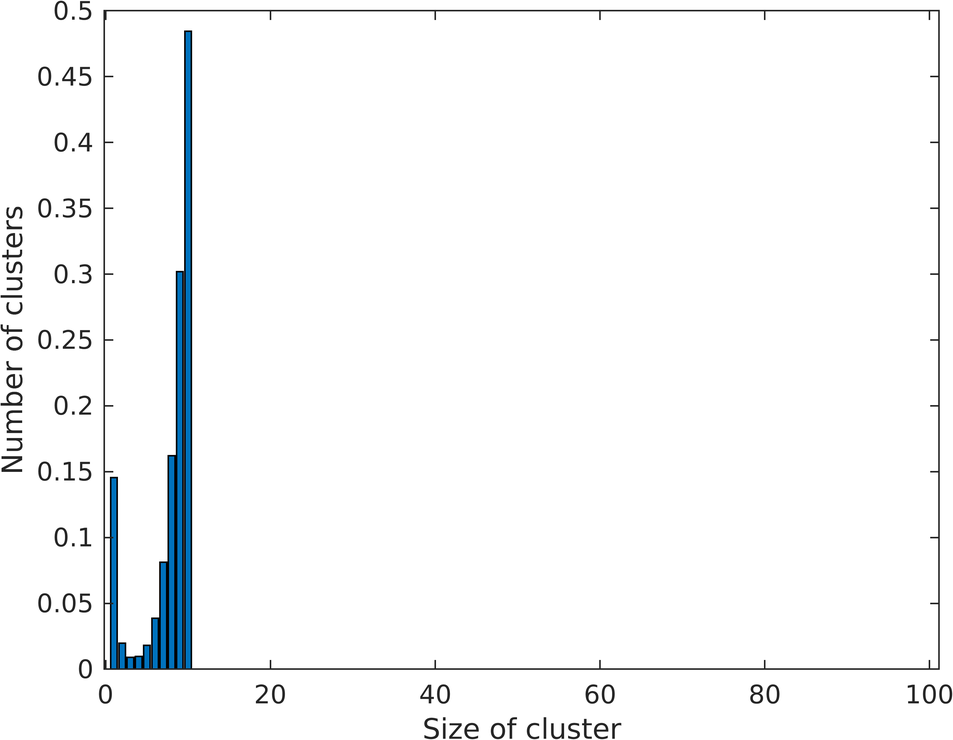
#> input picture homogeneous/coag_and_shed_bar/Compare kernel/K_cst_IC_10_t_1000.png, 953 x 740 px, shrunk from 3095 x 2404 before the run
$ python plots_kernel_compare.py
#> lines starting #> are read from the running program, lines starting #| are printed output that depends on the picture
import scipy.io
import numpy as np
import matplotlib.pyplot as plt
import matplotlib.image as mpimg

img1 = mpimg.imread('K_cst_IC_10_t_1000.png')
#> img1 is the input picture: shape (740, 953, 3) float32; mean R, G, B 0.967, 0.972, 0.975
img2 = mpimg.imread('K_cst_IC_100_t_1000.png')
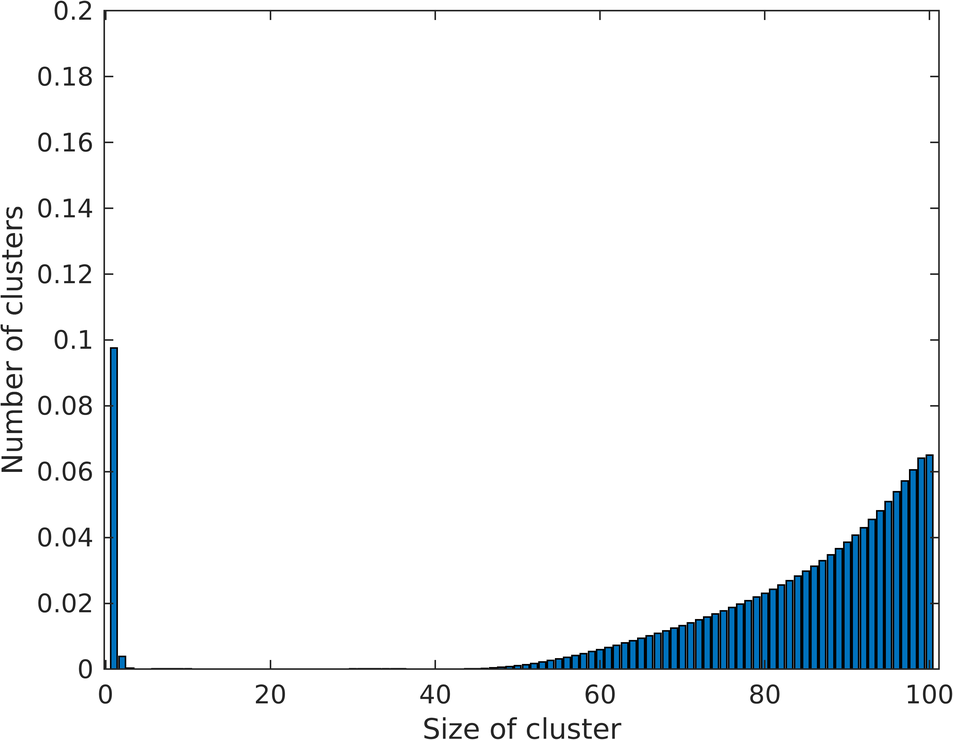
#> input picture homogeneous/coag_and_shed_bar/Compare kernel/K_cst_IC_100_t_1000.png, 953 x 740 px, shrunk from 3095 x 2404 before the run
#> img2 is the input picture: shape (740, 953, 3) float32; mean R, G, B 0.938, 0.951, 0.959
img3 = mpimg.imread('K_cst_IC_100_t_1000.png')
img4 = mpimg.imread('K_mult_IC_10_t_1000.png')
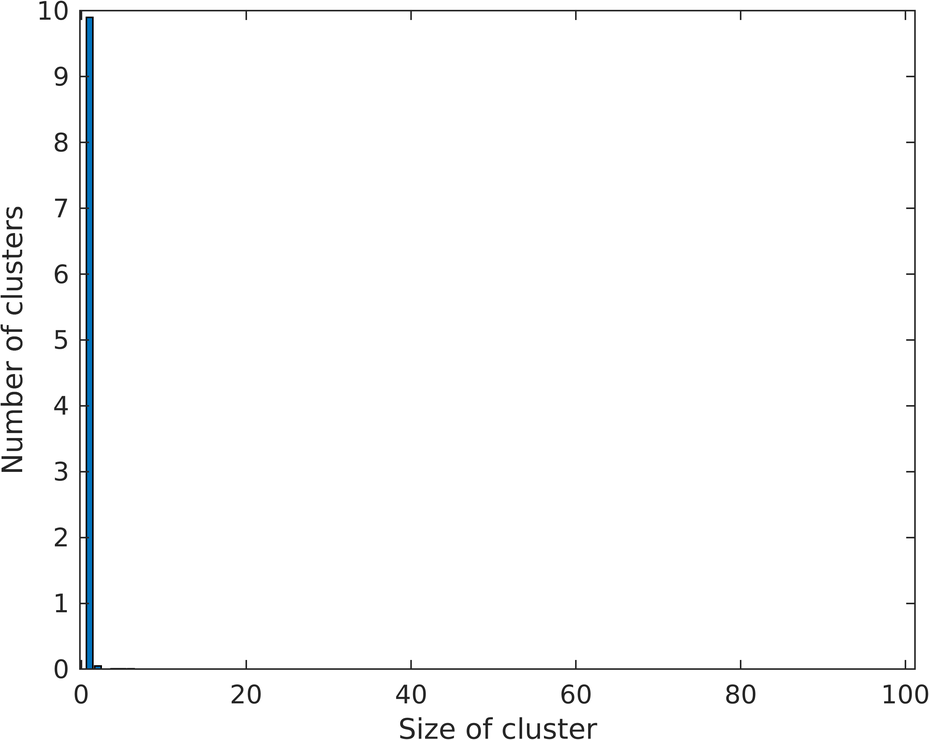
#> input picture homogeneous/coag_and_shed_bar/Compare kernel/K_mult_IC_10_t_1000.png, 929 x 740 px, shrunk from 3016 x 2404 before the run
#> img4 is the input picture: shape (740, 929, 3) float32; mean R, G, B 0.98, 0.982, 0.983
img5 = mpimg.imread('K_mult_IC_100_t_100000_almost_steady_zoomed_out.png')
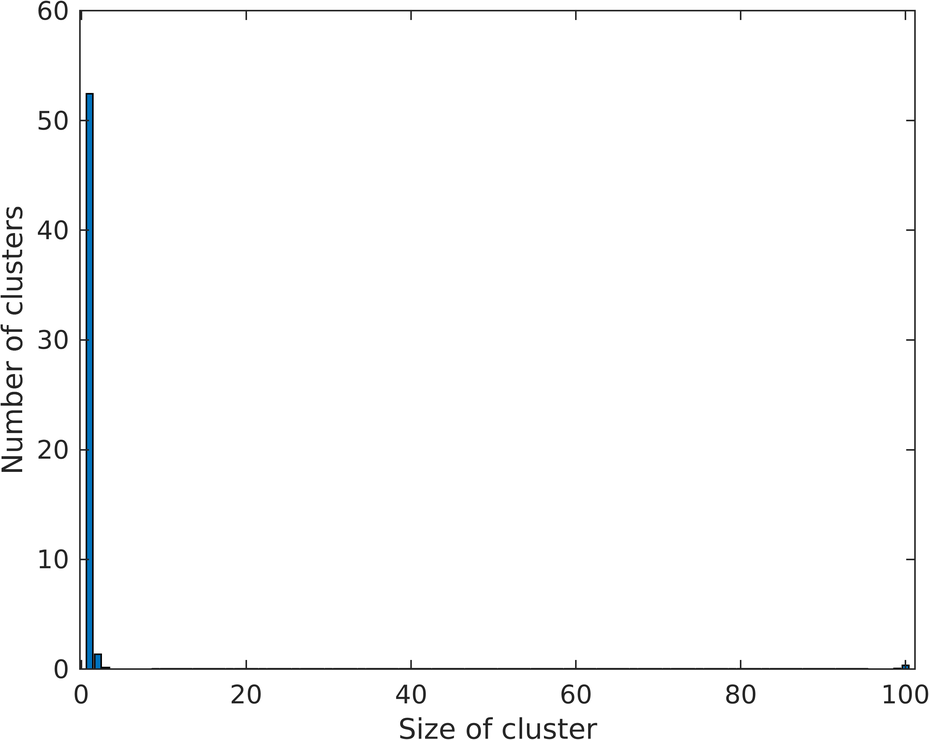
#> input picture homogeneous/coag_and_shed_bar/Compare kernel/K_mult_IC_100_t_100000_almost_steady_zoomed_out.png, 929 x 740 px, shrunk from 3016 x 2404 before the run
#> img5 is the input picture: shape (740, 929, 3) float32; mean R, G, B 0.98, 0.982, 0.983
img6 = mpimg.imread('K_mult_IC_1000_t_100000_almost_steady_zoomed_out.png')
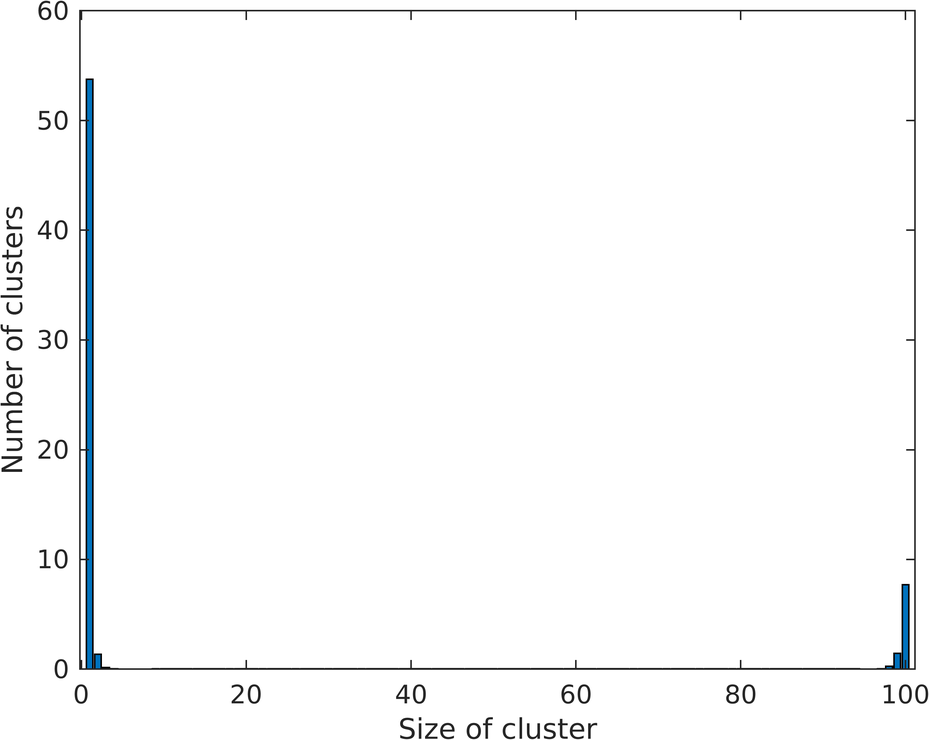
#> input picture homogeneous/coag_and_shed_bar/Compare kernel/K_mult_IC_1000_t_100000_almost_steady_zoomed_out.png, 929 x 740 px, shrunk from 3016 x 2404 before the run
#> img6 is the input picture: shape (740, 929, 3) float32; mean R, G, B 0.979, 0.981, 0.982
img7 = mpimg.imread('K_diff_IC_10_t_1000.png')
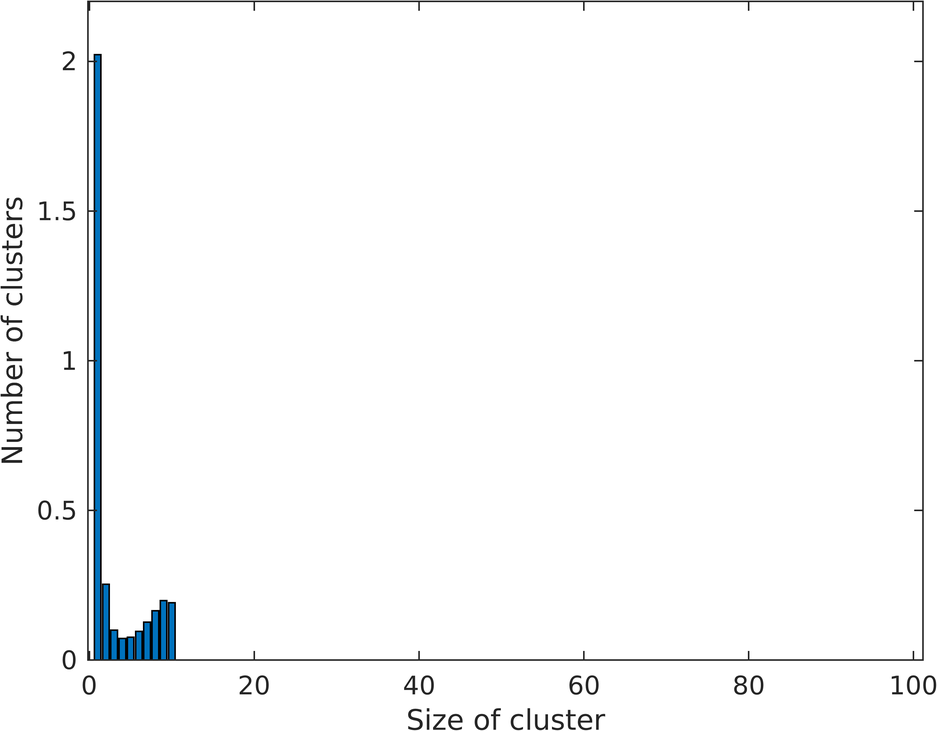
#> input picture homogeneous/coag_and_shed_bar/Compare kernel/K_diff_IC_10_t_1000.png, 937 x 731 px, shrunk from 3042 x 2374 before the run
#> img7 is the input picture: shape (731, 937, 3) float32; mean R, G, B 0.976, 0.979, 0.982
#> (the run stopped early here; a loop or call above may not have finished)
